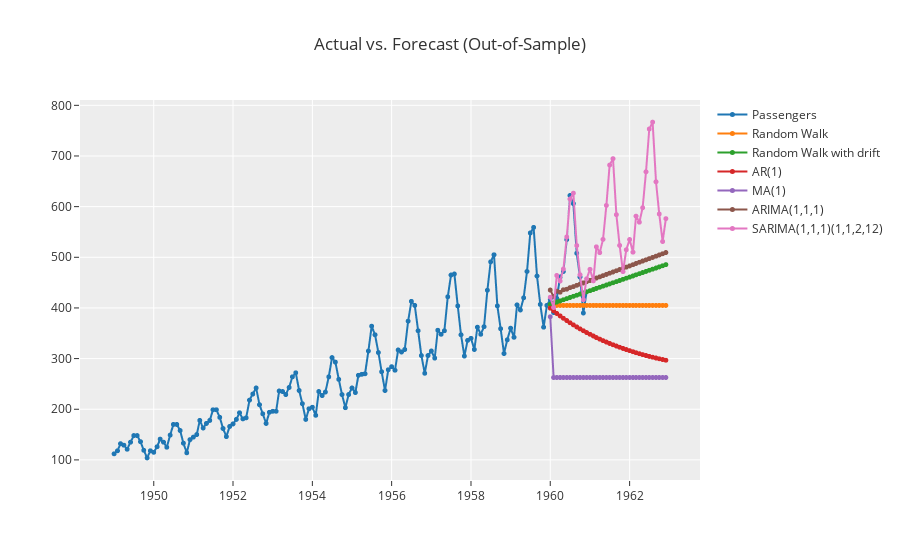

Notebook code for this chart:
### Code cell
exp.plot_model(my_models, plot='forecast', data_kwargs={'fh':36, 'labels':my_model_labels})

### Figure 1 — Plotly figure (JSON) as saved in the notebook; plotly's stock layout.template omitted (floating-point values rounded to 4 significant figures; data arrays with more than 128 entries replaced by an {"elided": "..."} marker saying what was removed)
{"data": [{"line": {"color": "rgb(31, 119, 180)", "width": 2}, "marker": {"color": "rgb(31, 119, 180)", "size": 5}, "mode": "lines+markers", "name": "Passengers", "type": "scattergl", "x": {"elided": "168 str values"}, "xaxis": "x", "y": {"elided": "168 int values"}, "yaxis": "y"}, {"line": {"color": "rgb(255, 127, 14)", "width": 2}, "marker": {"color": "rgb(255, 127, 14)", "size": 5}, "mode": "lines+markers", "name": "Random Walk", "type": "scattergl", "x": {"elided": "168 str values"}, "xaxis": "x", "y": {"elided": "168 int values"}, "yaxis": "y"}, {"line": {"color": "rgb(44, 160, 44)", "width": 2}, "marker": {"color": "rgb(44, 160, 44)", "size": 5}, "mode": "lines+markers", "name": "Random Walk with drift", "type": "scattergl", "x": {"elided": "168 str values"}, "xaxis": "x", "y": {"elided": "168 float values"}, "yaxis": "y"}, {"line": {"color": "rgb(214, 39, 40)", "width": 2}, "marker": {"color": "rgb(214, 39, 40)", "size": 5}, "mode": "lines+markers", "name": "AR(1)", "type": "scattergl", "x": {"elided": "168 str values"}, "xaxis": "x", "y": {"elided": "168 float values"}, "yaxis": "y"}, {"line": {"color": "rgb(148, 103, 189)", "width": 2}, "marker": {"color": "rgb(148, 103, 189)", "size": 5}, "mode": "lines+markers", "name": "MA(1)", "type": "scattergl", "x": {"elided": "168 str values"}, "xaxis": "x", "y": {"elided": "168 float values"}, "yaxis": "y"}, {"line": {"color": "rgb(140, 86, 75)", "width": 2}, "marker": {"color": "rgb(140, 86, 75)", "size": 5}, "mode": "lines+markers", "name": "ARIMA(1,1,1)", "type": "scattergl", "x": {"elided": "168 str values"}, "xaxis": "x", "y": {"elided": "168 float values"}, "yaxis": "y"}, {"line": {"color": "rgb(227, 119, 194)", "width": 2}, "marker": {"color": "rgb(227, 119, 194)", "size": 5}, "mode": "lines+markers", "name": "SARIMA(1,1,1)(1,1,2,12)", "type": "scattergl", "x": {"elided": "168 str values"}, "xaxis": "x", "y": {"elided": "168 float values"}, "yaxis": "y"}], "layout": {"showlegend": true, "title": {"text": "Actual vs. Forecast (Out-of-Sample)"}, "xaxis": {"anchor": "y", "domain": [0, 1]}, "yaxis": {"anchor": "x", "domain": [0, 1]}}}
